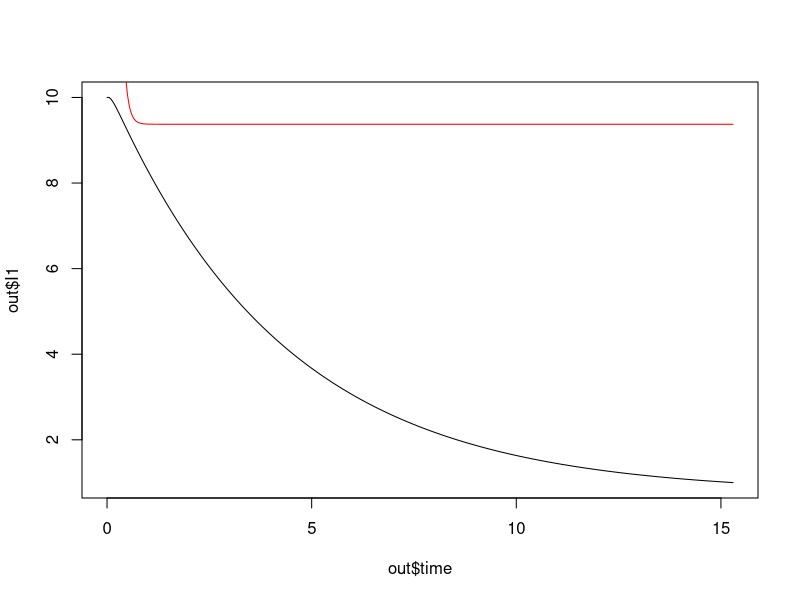
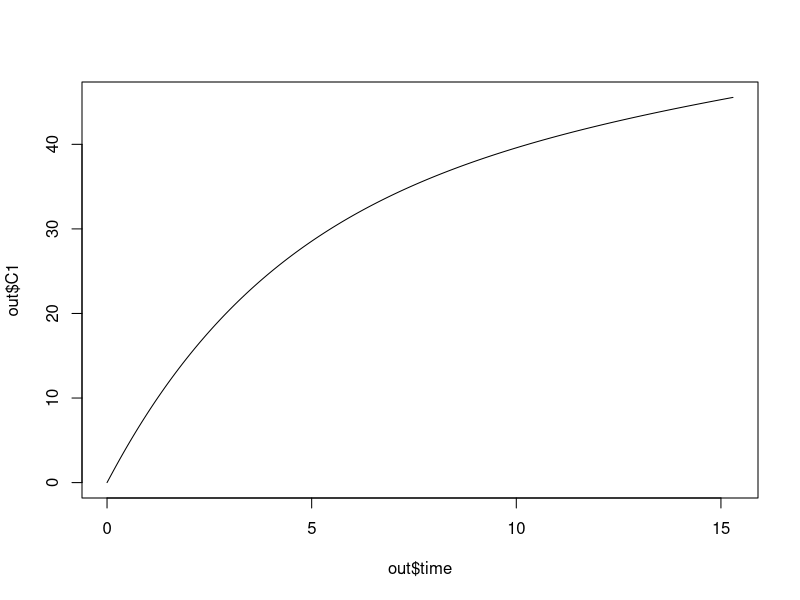
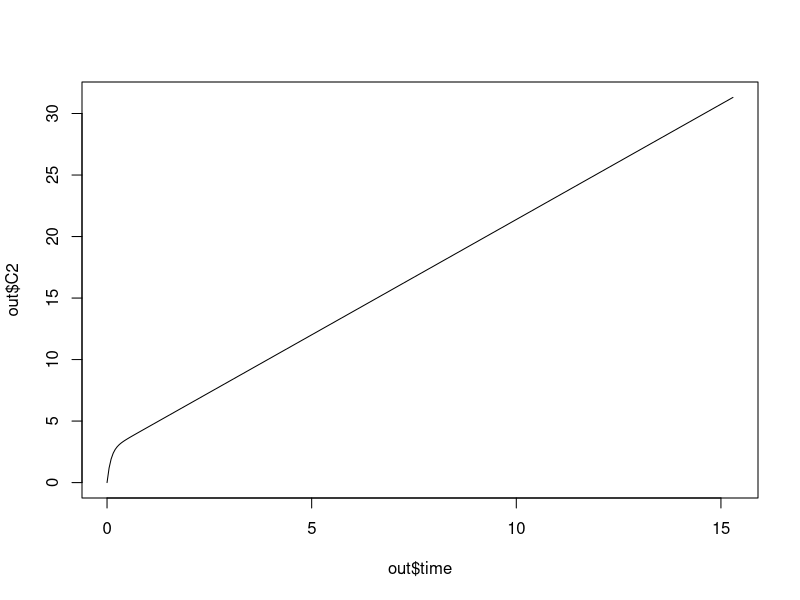

R code for these plots, in order:
require(deSolve)
# max daily rate of community member isolation
u1max <-0.3
u1max <- 0.9

# max daily rate of traveler isolation
u2max <- 10

# constraint on community member isolation
C1max <- 600

# constraint on traveller isolation
C2max <- 100

# transmission rate
beta<-.0002
# importation rate
theta<-2
mu<-0.334
# relative transmissibility of travellers
c<-1
T<-100

# daily vaccination rate
rho<-0

# start time for community isolation
tstart1<-0
# in case we wanted to do two switches
toff1 <- 1000 # currently set to not turn-off
# an example of another 
ton <- toff1+5

# start time for restrictions on travellers
tstart2<-0


# community isolation function
u1fun<-function(t){
  if(toff1>t & t>tstart1){
  u1 = u1max}
  else if (t>ton){
    u1 = u1max
  }
  else{
    u1 = 0
  }
  return(u1)
}

# travel restrictions function
u2fun<-function(t){
  if(t>tstart2){
    u2 = u2max}
  else{
    u2 = 0
  }
  return(u2)
}

# This is designed to trigger termination of the simulation when I1>0.5
rootfun <- function(t, y, parameters){
  I1 = y[2]
  # However, with importations, it doesn't make sense to have this as
  # the endpoint of the simulation, so instead I just set Imin = 0 and have
  # the simulation end at T=100.
  y1 = 1 - I1 
  return(y1)
}


SI<-function(t, y, parameters){
  S = y[1]
  I1 = y[2]
  I2 = y[3]
  C1 = y[4]
  C2 = y[5]
  u1 = u1fun(t)
  u2 = u2fun(t)
  
  if(C1 > C1max){
    u1 = 0
  }
  if(C2 > C2max){
    u2 = 0
  }
  
  dS = - beta*S*(I1 + c*I2) - rho*S
  dI1 = beta*S*(I1 + c*I2) - mu*I1 - u1*I1
  dI2 = theta - 2*mu*I2 - u2*I2
  dC1 = u1*I1
  dC2 = u2*I2
  return(list(c(dS,dI1,dI2,dC1,dC2)))
}

out <- ode(y = c(S=5000,I1=10,I2=3,C1=0,C2=0), parms = NULL, times = seq(0,T,.05), func = SI, events = list(func = NULL, root = TRUE, terminalroot = 1), rootfun=rootfun)
out <- data.frame(out)

plot(out$time, out$I1, typ = "l")
# Travellers are x50 to allow for visualization
lines(out$time, 50*out$I2, typ = "l", col="red")
# visualization to see that all resources are used up
plot(out$time, out$C1, typ = "l")
plot(out$time, out$C2, typ = "l")

# This is the correct objective function with importations
J = sum(beta*out$S*(out$I1+c*out$I2)*diff(c(0,out$time)))
# Print the objective function. Try different tstart1 and tstart2.
# When there is no vaccintion, the objective function value is the
# same, provided all resources are used.
print(c(tstart1,tstart2,J,tail(out$C1,1),tail(out$C2,1)))
